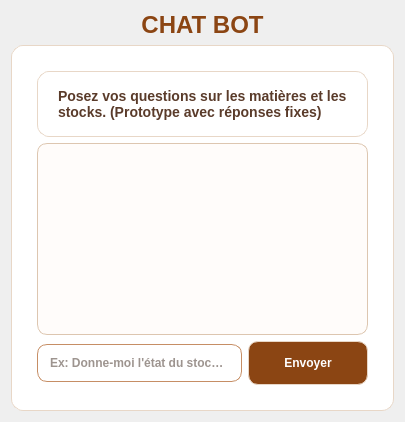
        <widget class="QWidget" name="page_ai">
         <layout class="QVBoxLayout" name="verticalLayout_ai">
          <item>
           <widget class="QLabel" name="label_ai">
            <property name="styleSheet">
             <string>font-size: 24px; font-weight: bold; color: #8B4513;</string>
            </property>
            <property name="text">
               <string>CHAT BOT</string>
            </property>
            <property name="alignment">
             <set>Qt::AlignmentFlag::AlignCenter</set>
            </property>
           </widget>
          </item>
          <item>
           <widget class="QFrame" name="frame_ai">
            <property name="styleSheet">
             <string>background: white; border-radius: 12px; border: 1px solid #e8d7c7; padding: 16px;</string>
            </property>
            <layout class="QVBoxLayout" name="vbox_ai">
             <item>
              <widget class="QLabel" name="label_ai_intro">
               <property name="styleSheet">
                <string>font-size: 14px; font-weight: 600; color: #5a3b2a;</string>
               </property>
               <property name="text">
                <string>Posez vos questions sur les matières et les stocks. (Prototype avec réponses fixes)</string>
               </property>
               <property name="wordWrap">
                <bool>true</bool>
               </property>
              </widget>
             </item>
             <item>
              <widget class="QTextBrowser" name="tb_ai_log">
               <property name="minimumHeight">
                <number>240</number>
               </property>
               <property name="styleSheet">
                <string>background:#FFFCFA; border:1px solid #DDC6B0; border-radius: 10px; padding: 10px; color:#3b2a20;</string>
               </property>
              </widget>
             </item>
             <item>
              <layout class="QHBoxLayout" name="hbox_ai_input">
               <item>
                <widget class="QLineEdit" name="le_ai_input">
                 <property name="minimumHeight">
                  <number>44</number>
                 </property>
                 <property name="placeholderText">
                  <string>Ex: Donne-moi l'état du stock cuir</string>
                 </property>
                 <property name="styleSheet">
                  <string>background-color: white; border: 1px solid #C68E65; border-radius: 10px; padding: 10px; font-weight: 600; color:#3b2a20;</string>
                 </property>
                </widget>
               </item>
               <item>
                <widget class="QPushButton" name="btn_ai_send">
                 <property name="minimumSize">
                  <size>
                   <width>120</width>
                   <height>44</height>
                  </size>
                 </property>
                 <property name="styleSheet">
                  <string>QPushButton{background:#8B4513;color:white;padding:10px 18px;border-radius:10px;font-weight:700;} QPushButton:hover{background:#a05a22;} QPushButton:pressed{background:#723a0f;}</string>
                 </property>
                 <property name="text">
                  <string>Envoyer</string>
                 </property>
                </widget>
               </item>
              </layout>
             </item>
            </layout>
           </widget>
          </item>
         </layout>
        </widget>
